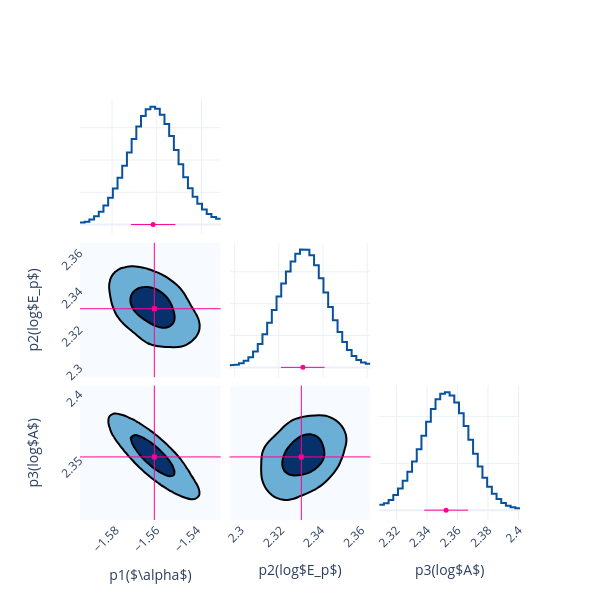

Notebook code for this chart:
### Code cell
fig = Plot.post_corner(post, ploter='plotly')
fig.save(f'{savepath}/corner')

### Figure 1 — Plotly figure (JSON) as saved in the notebook; plotly's stock layout.template omitted (floating-point values rounded to 4 significant figures; data arrays with more than 128 entries replaced by an {"elided": "..."} marker saying what was removed)
{"data": [{"line": {"color": "#08519c", "width": 2}, "mode": "lines", "name": "p1($\\alpha$)", "showlegend": false, "type": "scatter", "x": [-1.594, -1.592, -1.592, -1.59, -1.59, -1.588, -1.588, -1.586, -1.586, -1.584, -1.584, -1.582, -1.582, -1.58, -1.58, -1.578, -1.578, -1.575, -1.575, -1.573, -1.573, -1.571, -1.571, -1.569, -1.569, -1.567, -1.567, -1.565, -1.565, -1.563, -1.563, -1.561, -1.561, -1.559, -1.559, -1.557, -1.557, -1.554, -1.554, -1.552, -1.552, -1.55, -1.55, -1.548, -1.548, -1.546, -1.546, -1.544, -1.544, -1.542, -1.542, -1.54, -1.54, -1.538, -1.538, -1.536, -1.536, -1.533, -1.533, -1.531], "xaxis": "x", "y": [0.6166, 0.6166, 0.9155, 0.9155, 1.543, 1.543, 2.547, 2.547, 3.984, 3.984, 5.901, 5.901, 8.306, 8.306, 11.17, 11.17, 14.48, 14.48, 18.24, 18.24, 22.33, 22.33, 26.51, 26.51, 30.42, 30.42, 33.62, 33.62, 35.74, 35.74, 36.51, 36.51, 35.89, 35.89, 34.05, 34.05, 31.16, 31.16, 27.41, 27.41, 23.1, 23.1, 18.68, 18.68, 14.64, 14.64, 11.29, 11.29, 8.627, 8.627, 6.469, 6.469, 4.685, 4.685, 3.279, 3.279, 2.315, 2.315, 1.83, 1.83], "yaxis": "y"}, {"line": {"color": "#08519c", "width": 2}, "mode": "lines", "name": "p2(log$E_p$)", "showlegend": false, "type": "scatter", "x": [2.298, 2.3, 2.3, 2.302, 2.302, 2.304, 2.304, 2.306, 2.306, 2.308, 2.308, 2.31, 2.31, 2.313, 2.313, 2.315, 2.315, 2.317, 2.317, 2.319, 2.319, 2.321, 2.321, 2.323, 2.323, 2.325, 2.325, 2.327, 2.327, 2.33, 2.33, 2.332, 2.332, 2.334, 2.334, 2.336, 2.336, 2.338, 2.338, 2.34, 2.34, 2.342, 2.342, 2.344, 2.344, 2.347, 2.347, 2.349, 2.349, 2.351, 2.351, 2.353, 2.353, 2.355, 2.355, 2.357, 2.357, 2.359, 2.359, 2.361], "xaxis": "x5", "y": [0.6936, 0.6936, 0.897, 0.897, 1.325, 1.325, 2.05, 2.05, 3.205, 3.205, 4.949, 4.949, 7.368, 7.368, 10.43, 10.43, 14.04, 14.04, 18.04, 18.04, 22.24, 22.24, 26.35, 26.35, 30.09, 30.09, 33.25, 33.25, 35.66, 35.66, 37.0, 37.0, 36.91, 36.91, 35.2, 35.2, 32.08, 32.08, 28.01, 28.01, 23.49, 23.49, 18.99, 18.99, 14.81, 14.81, 11.12, 11.12, 8.008, 8.008, 5.487, 5.487, 3.586, 3.586, 2.285, 2.285, 1.501, 1.501, 1.137, 1.137], "yaxis": "y5"}, {"colorscale": [[0, "rgb(247,251,255)"], [0.125, "rgb(222,235,247)"], [0.25, "rgb(198,219,239)"], [0.375, "rgb(158,202,225)"], [0.5, "rgb(107,174,214)"], [0.625, "rgb(66,146,198)"], [0.75, "rgb(33,113,181)"], [0.875, "rgb(8,81,156)"], [1, "rgb(8,48,107)"]], "contours": {"end": 0.004046, "size": 0.003092, "start": 0.0009541}, "line": {"width": 2}, "name": "p1($\\alpha$)&p2(log$E_p$)", "ncontours": 2, "showlegend": false, "showscale": false, "type": "contour", "x": [-1.597, -1.595, -1.593, -1.591, -1.589, -1.587, -1.585, -1.583, -1.581, -1.579, -1.576, -1.574, -1.572, -1.57, -1.568, -1.566, -1.564, -1.562, -1.56, -1.558, -1.555, -1.553, -1.551, -1.549, -1.547, -1.545, -1.543, -1.541, -1.539, -1.537, -1.535, -1.532, -1.53, -1.528], "xaxis": "x4", "y": [2.294, 2.297, 2.299, 2.301, 2.303, 2.305, 2.307, 2.309, 2.312, 2.314, 2.316, 2.318, 2.32, 2.322, 2.324, 2.326, 2.329, 2.331, 2.333, 2.335, 2.337, 2.339, 2.341, 2.343, 2.346, 2.348, 2.35, 2.352, 2.354, 2.356, 2.358, 2.36, 2.363, 2.365], "yaxis": "y4", "z": {"elided": "34x34 float values"}}, {"line": {"color": "#08519c", "width": 2}, "mode": "lines", "name": "p3(log$A$)", "showlegend": false, "type": "scatter", "x": [2.309, 2.312, 2.312, 2.315, 2.315, 2.318, 2.318, 2.321, 2.321, 2.324, 2.324, 2.327, 2.327, 2.33, 2.33, 2.333, 2.333, 2.336, 2.336, 2.339, 2.339, 2.343, 2.343, 2.346, 2.346, 2.349, 2.349, 2.352, 2.352, 2.355, 2.355, 2.358, 2.358, 2.361, 2.361, 2.364, 2.364, 2.367, 2.367, 2.37, 2.37, 2.373, 2.373, 2.376, 2.376, 2.379, 2.379, 2.383, 2.383, 2.386, 2.386, 2.389, 2.389, 2.392, 2.392, 2.395, 2.395, 2.398, 2.398, 2.401], "xaxis": "x9", "y": [1.166, 1.166, 1.498, 1.498, 2.188, 2.188, 3.25, 3.25, 4.645, 4.645, 6.311, 6.311, 8.224, 8.224, 10.44, 10.44, 13.01, 13.01, 15.9, 15.9, 18.9, 18.9, 21.62, 21.62, 23.7, 23.7, 24.93, 24.93, 25.21, 25.21, 24.55, 24.55, 23.01, 23.01, 20.75, 20.75, 18.01, 18.01, 15.05, 15.05, 12.1, 12.1, 9.342, 9.342, 6.944, 6.944, 4.998, 4.998, 3.499, 3.499, 2.375, 2.375, 1.551, 1.551, 0.9754, 0.9754, 0.6126, 0.6126, 0.4377, 0.4377], "yaxis": "y9"}, {"colorscale": [[0, "rgb(247,251,255)"], [0.125, "rgb(222,235,247)"], [0.25, "rgb(198,219,239)"], [0.375, "rgb(158,202,225)"], [0.5, "rgb(107,174,214)"], [0.625, "rgb(66,146,198)"], [0.75, "rgb(33,113,181)"], [0.875, "rgb(8,81,156)"], [1, "rgb(8,48,107)"]], "contours": {"end": 0.006471, "size": 0.005013, "start": 0.001458}, "line": {"width": 2}, "name": "p1($\\alpha$)&p3(log$A$)", "ncontours": 2, "showlegend": false, "showscale": false, "type": "contour", "x": [-1.597, -1.595, -1.593, -1.591, -1.589, -1.587, -1.585, -1.583, -1.581, -1.579, -1.576, -1.574, -1.572, -1.57, -1.568, -1.566, -1.564, -1.562, -1.56, -1.558, -1.555, -1.553, -1.551, -1.549, -1.547, -1.545, -1.543, -1.541, -1.539, -1.537, -1.535, -1.532, -1.53, -1.528], "xaxis": "x7", "y": [2.304, 2.307, 2.31, 2.313, 2.316, 2.319, 2.323, 2.326, 2.329, 2.332, 2.335, 2.338, 2.341, 2.344, 2.347, 2.35, 2.353, 2.356, 2.359, 2.363, 2.366, 2.369, 2.372, 2.375, 2.378, 2.381, 2.384, 2.387, 2.39, 2.393, 2.396, 2.399, 2.403, 2.406], "yaxis": "y7", "z": {"elided": "34x34 float values"}}, {"colorscale": [[0, "rgb(247,251,255)"], [0.125, "rgb(222,235,247)"], [0.25, "rgb(198,219,239)"], [0.375, "rgb(158,202,225)"], [0.5, "rgb(107,174,214)"], [0.625, "rgb(66,146,198)"], [0.75, "rgb(33,113,181)"], [0.875, "rgb(8,81,156)"], [1, "rgb(8,48,107)"]], "contours": {"end": 0.00395, "size": 0.00302, "start": 0.0009293}, "line": {"width": 2}, "name": "p2(log$E_p$)&p3(log$A$)", "ncontours": 2, "showlegend": false, "showscale": false, "type": "contour", "x": [2.294, 2.297, 2.299, 2.301, 2.303, 2.305, 2.307, 2.309, 2.312, 2.314, 2.316, 2.318, 2.32, 2.322, 2.324, 2.326, 2.329, 2.331, 2.333, 2.335, 2.337, 2.339, 2.341, 2.343, 2.346, 2.348, 2.35, 2.352, 2.354, 2.356, 2.358, 2.36, 2.363, 2.365], "xaxis": "x8", "y": [2.304, 2.307, 2.31, 2.313, 2.316, 2.319, 2.323, 2.326, 2.329, 2.332, 2.335, 2.338, 2.341, 2.344, 2.347, 2.35, 2.353, 2.356, 2.359, 2.363, 2.366, 2.369, 2.372, 2.375, 2.378, 2.381, 2.384, 2.387, 2.39, 2.393, 2.396, 2.399, 2.403, 2.406], "yaxis": "y8", "z": {"elided": "34x34 float values"}}, {"error_x": {"array": [0.009953], "arrayminus": [0.00996], "color": "#FF0092", "symmetric": false, "thickness": 1, "type": "data", "width": 0}, "marker": {"color": "#FF0092", "size": 5, "symbol": "circle"}, "mode": "markers", "name": "p1($\\alpha$)", "showlegend": false, "type": "scatter", "x": [-1.562], "xaxis": "x", "y": [0.01], "yaxis": "y"}, {"error_x": {"array": [0.009812], "arrayminus": [0.009901], "color": "#FF0092", "symmetric": false, "thickness": 1, "type": "data", "width": 0}, "marker": {"color": "#FF0092", "size": 5, "symbol": "circle"}, "mode": "markers", "name": "p2(log$E_p$)", "showlegend": false, "type": "scatter", "x": [2.331], "xaxis": "x5", "y": [0.01], "yaxis": "y5"}, {"error_x": {"array": [0.01448], "arrayminus": [0.01433], "color": "#FF0092", "symmetric": false, "thickness": 1, "type": "data", "width": 0}, "marker": {"color": "#FF0092", "size": 5, "symbol": "circle"}, "mode": "markers", "name": "p3(log$A$)", "showlegend": false, "type": "scatter", "x": [2.353], "xaxis": "x9", "y": [0.01], "yaxis": "y9"}, {"marker": {"color": "#FF0092", "size": 5, "symbol": "square"}, "mode": "markers", "name": "p1($\\alpha$)&p2(log$E_p$)", "showlegend": false, "type": "scatter", "x": [-1.561], "xaxis": "x4", "y": [2.33], "yaxis": "y4"}, {"marker": {"color": "#FF0092", "size": 5, "symbol": "square"}, "mode": "markers", "name": "p1($\\alpha$)&p3(log$A$)", "showlegend": false, "type": "scatter", "x": [-1.561], "xaxis": "x7", "y": [2.352], "yaxis": "y7"}, {"marker": {"color": "#FF0092", "size": 5, "symbol": "square"}, "mode": "markers", "name": "p2(log$E_p$)&p3(log$A$)", "showlegend": false, "type": "scatter", "x": [2.33], "xaxis": "x8", "y": [2.352], "yaxis": "y8"}], "layout": {"height": 600, "shapes": [{"line": {"color": "#FF0092", "width": 1}, "type": "line", "x0": -1.561, "x1": -1.561, "xref": "x4", "y0": 0, "y1": 1, "yref": "y4 domain"}, {"line": {"color": "#FF0092", "width": 1}, "type": "line", "x0": 0, "x1": 1, "xref": "x4 domain", "y0": 2.33, "y1": 2.33, "yref": "y4"}, {"line": {"color": "#FF0092", "width": 1}, "type": "line", "x0": -1.561, "x1": -1.561, "xref": "x7", "y0": 0, "y1": 1, "yref": "y7 domain"}, {"line": {"color": "#FF0092", "width": 1}, "type": "line", "x0": 0, "x1": 1, "xref": "x7 domain", "y0": 2.352, "y1": 2.352, "yref": "y7"}, {"line": {"color": "#FF0092", "width": 1}, "type": "line", "x0": 2.33, "x1": 2.33, "xref": "x8", "y0": 0, "y1": 1, "yref": "y8 domain"}, {"line": {"color": "#FF0092", "width": 1}, "type": "line", "x0": 0, "x1": 1, "xref": "x8 domain", "y0": 2.352, "y1": 2.352, "yref": "y8"}], "width": 600, "xaxis": {"anchor": "y", "domain": [0, 0.32], "showticklabels": false, "tickangle": -45}, "xaxis2": {"anchor": "y2", "domain": [0.34, 0.66], "showticklabels": false, "tickangle": -45}, "xaxis3": {"anchor": "y3", "domain": [0.68, 1], "showticklabels": false, "tickangle": -45}, "xaxis4": {"anchor": "y4", "domain": [0, 0.32], "showticklabels": false, "tickangle": -45}, "xaxis5": {"anchor": "y5", "domain": [0.34, 0.66], "showticklabels": false, "tickangle": -45}, "xaxis6": {"anchor": "y6", "domain": [0.68, 1], "showticklabels": false, "tickangle": -45}, "xaxis7": {"anchor": "y7", "domain": [0, 0.32], "showticklabels": true, "tickangle": -45, "title": {"text": "p1($\\alpha$)"}}, "xaxis8": {"anchor": "y8", "domain": [0.34, 0.66], "showticklabels": true, "tickangle": -45, "title": {"text": "p2(log$E_p$)"}}, "xaxis9": {"anchor": "y9", "domain": [0.68, 1], "showticklabels": true, "tickangle": -45, "title": {"text": "p3(log$A$)"}}, "yaxis": {"anchor": "x", "domain": [0.68, 1], "showticklabels": false, "tickangle": -45}, "yaxis2": {"anchor": "x2", "domain": [0.68, 1], "showticklabels": false, "tickangle": -45}, "yaxis3": {"anchor": "x3", "domain": [0.68, 1], "showticklabels": false, "tickangle": -45}, "yaxis4": {"anchor": "x4", "domain": [0.34, 0.66], "showticklabels": true, "tickangle": -45, "title": {"text": "p2(log$E_p$)"}}, "yaxis5": {"anchor": "x5", "domain": [0.34, 0.66], "showticklabels": false, "tickangle": -45}, "yaxis6": {"anchor": "x6", "domain": [0.34, 0.66], "showticklabels": false, "tickangle": -45}, "yaxis7": {"anchor": "x7", "domain": [0, 0.32], "showticklabels": true, "tickangle": -45, "title": {"text": "p3(log$A$)"}}, "yaxis8": {"anchor": "x8", "domain": [0, 0.32], "showticklabels": false, "tickangle": -45}, "yaxis9": {"anchor": "x9", "domain": [0, 0.32], "showticklabels": false, "tickangle": -45}}}
